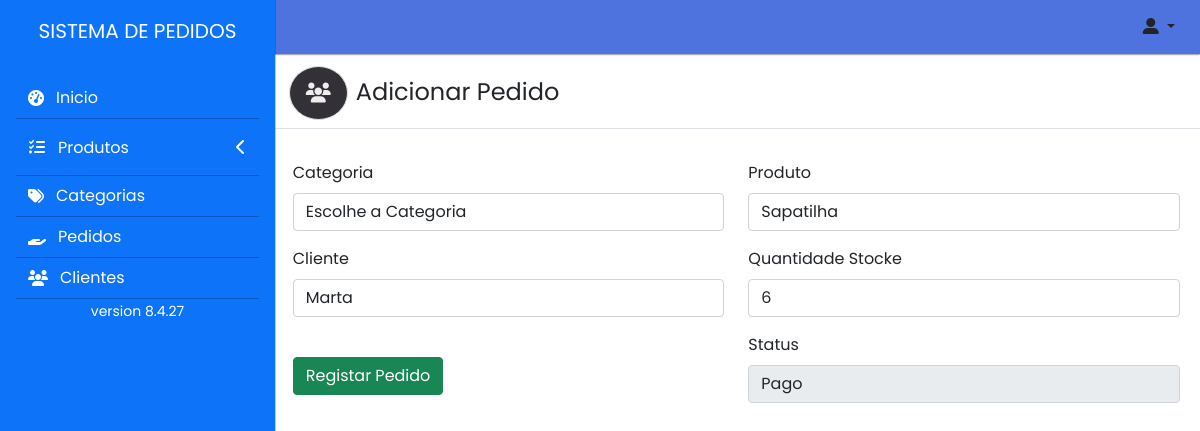
The app's page /Admin/AddPedido/4 (signed in) with its own data.
### tables this page shows
CREATE TABLE `pedidos` (
  `id` int(11) NOT NULL,
  `produtos` int(11) NOT NULL,
  `cliente` int(11) NOT NULL,
  `quantidade` varchar(50) NOT NULL,
  `status` varchar(300) NOT NULL,
  `data` date DEFAULT NULL
);

CREATE TABLE `produtos` (
  `id` int(11) NOT NULL,
  `nome` varchar(30) NOT NULL,
  `categoria` int(11) NOT NULL,
  `preco` varchar(100) NOT NULL,
  `quantidade` varchar(40) NOT NULL,
  `descricao` text NOT NULL,
  `images` varchar(100) NOT NULL,
  `status` tinyint(2) NOT NULL,
  `data_created` date DEFAULT NULL,
  `data_deleted` date DEFAULT NULL
);

CREATE TABLE `clientes` (
  `id_cliente` int(11) NOT NULL,
  `nome` varchar(50) NOT NULL,
  `apelido` varchar(50) NOT NULL,
  `sexo` varchar(11) NOT NULL,
  `email` varchar(30) NOT NULL,
  `senha` varchar(40) NOT NULL,
  `Nivel_acesso` varchar(50) NOT NULL,
  `status` tinyint(2) NOT NULL,
  `data_created` date DEFAULT NULL,
  `data_deleted` date DEFAULT NULL
);

### core/controllers/Admin.php (called while the page is built, shortened)
<?php
    class Admin{
        public function AddPedido($id = ''){
            $library = new library();
            $categorias = $library->ListaCcategorias();
            $PedidoEspecifico = $library->PedidoEspecifico($id);
            $clientes = $library->ListaClientes();
            $Pedidos = $library->ListaPedidos();
            $dados = [
                'categorias'=>$categorias,
                'Pedidos'=>$Pedidos,
                'clientes'=>$clientes,
                'PedidoUnico'=>$PedidoEspecifico,
            ];
            Store::Layout([
                'Admin/layout/header_html',
                'Admin/AddPedido',
                'Admin/layout/footer'
            ],$dados);
        }
    }

### core/router.php (called while the page is built, shortened)
<?php
class router{
    var $metodo = 'index';
    public function __construct(){
        $url = $this->parseURL();
        if(isset($url[0]) && file_exists('core/controllers/' . $url[0] . '.php'))
        {
            unset($url[0]);
        }
        $this->controller = new  $arg() ;
        if(isset($url[1]) && method_exists($this->controller, $url[1]))
        {
            $this->metodo =$url[1];
            unset($url[1]);
        }
        $this->parametro = $url ? array_values($url) : [];
        call_user_func_array([$this->controller , $this->metodo], $this->parametro);
    }
    private function parseURL(){
        if(isset($_GET['url'])){
            return explode('/', filter_var(rtrim($_GET['url'], '/'), FILTER_SANITIZE_URL));
        }
    }
}

### index.php (called while the page is built, shortened)
<?php
require('core/router.php');
new router();
?>

### core/classes/Databases.php (called while the page is built, shortened)
<?php
class Databases{
    private $ligacao;
    private function ligar(){
          $this->ligacao = new PDO(
              'mysql:'.
              'host='.MYSQL_SERVER.';'.
              'dbname='.MYSQL_DATABASE.';'.
              'charset='.MYSQL_CHARSET,
              MYSQL_USER,
              MYSQL_PASS,
              array(PDO::ATTR_PERSISTENT => true)
          );
          $this->ligacao->setAttribute(PDO::ATTR_ERRMODE, PDO::ERRMODE_WARNING);
      }
      private function desligar(){
          $this->ligacao = null;
      }
      public function select($sql,$parametros = null){
          $sql = trim($sql);
          $resultados = null;
          try {
              if(!empty($parametros)){
                  $executar = $this->ligacao->prepare($sql);
                  $executar->execute($parametros);
                  $resultados = $executar->fetchALL(PDO::FETCH_CLASS);
              }else{
                  $executar = $this->ligacao->prepare($sql);
                  $executar->execute();
                  $resultados = $executar->fetchALL(PDO::FETCH_CLASS);
              }
          } catch (PDOException $e) {
              return false;
          }
          return $resultados;
      }
  }
?>

### core/models/library.php (called while the page is built, shortened)
<?php
class library
{
    public function PedidoEspecifico($id)
    {
        $db = new Databases();
        $paramentros = [
            ':id' => $id
        ];
        $result = $db->select("SELECT pr.id as id_produto,cl.id_cliente, p.id,pr.nome as produto, cl.nome as cliente, p.quantidade,p.status FROM pedidos p inner join produtos pr on p.produtos = pr.id inner join clientes cl on cl.id_cliente = p.cliente where p.id = :id", $paramentros);
        return $result;
    }
}

### core/views/Admin/AddPedido.php (the view, shortened to what this page needs)
<div class="row my-3 border-bottom">
    <div class="col-sm-12 col-md-6  px-2">
        <h4 class=""><i class="fas fa-users fs-5   border rounded-full cards-color p-3 mx-2"></i>Adicionar Pedido</h4>
    </div>
    <div class="col-sm-12 col-md-4"></div>
    <div class="col-sm-12 col-md-2 pt-2">
    </div>
</div>
<div class="row p-2">
    <form id="modal-form" enctype="" action="<?= !empty($PedidoUnico) ? BASE_URL . 'Main/AtualizarPedido' : BASE_URL . 'Main/RegistarPedido'; ?>">
        <div class="row mb-3">
            <div class="col-sm-12 col-md-6">
                <label for="" class="form-label">Categoria</label>
                <select name="categoria" id="categoria" class="form-control" placeholder="" data-value="<?= BASE_URL ?>Admin/ProdutoEspecidico">
                    <option value="">Escolhe a Categoria</option>
                </select>
            </div>
            <div class="col-sm-12 col-md-6">
                <label for="" class="form-label">Produto</label>
                <select name="produtos" id="produtos" class="form-control" placeholder="" title="Escolhe a categoria do Produto Primeiro">
                    <option value="<?= !empty($PedidoUnico) ? $PedidoUnico[0]->id_produto : '' ?>"><?= !empty($PedidoUnico) ? $PedidoUnico[0]->produto : 'Escolhe o Produto' ?></option>
                </select>
            </div>
        </div>
        <div class="row mb-3">
            <div class="col-sm-12 col-md-6">
                <label for="" class="form-label">Cliente</label>
                <select name="cliente" id="" class="form-control" placeholder="">
                    <option value="<?= !empty($PedidoUnico) ? $PedidoUnico[0]->id_cliente : '' ?>"><?= !empty($PedidoUnico) ? $PedidoUnico[0]->cliente : 'Escolhe o Cliente' ?></option>
                </select>
            </div>
            <div class="col-sm-12 col-md-6">
                <label for="" class="form-label">Quantidade Stocke</label>
                <input type="text" name="quantidade" id="" value="<?= !empty($PedidoUnico) ? $PedidoUnico[0]->quantidade : '' ?>" class="form-control">
            </div>
        </div>
        <div class="row mb-3">
            <div class="col-sm-12 col-md-6  mt-4 mb-3">
                <input type="submit" id="agendar" value="Registar Pedido" class="btn btn-success">
            </div>
            <div class="col-sm-12 col-md-6">
                <label for="" class="form-label">Status</label>
                <select name="status" id="" class="form-control  " placeholder="" <?= !empty($PedidoUnico) ? 'disabled' : '' ?> >
                    <?php if(!empty($PedidoUnico)){ ?>
                        <option value="<?= !empty($PedidoUnico) ? $PedidoUnico[0]->status : '' ?>"><?= !empty($PedidoUnico) ? $PedidoUnico[0]->status : 'Escolha o status' ?></option>
                    <?php }else{ ?> <option value="Em Aberto">Em Aberto</option> <?php }?>
                </select>
            </div>
        </div>
    </form>
</div>

### core/classes/Store.php (shortened to what this page needs)
<?php
class Store{
    public static function Layout($estruturas, $dados = null){
        foreach ($estruturas as $estrutura) {
            include("core/views/$estrutura.php");
        }
    }
}
?>

### public/assets/css/style.css (style rules this page uses)
* { text-decoration: none !important; }
body { width: 100%; font-family: 'poppins' !important; }
.cards-color { background-color: #333137;; border-radius: 50%; color: #eee; border: none; cursor: pointer; }

### records on screen
pedidos: produtos "Sapatilha", cliente "Marta", quantidade "6", status "Pago"
